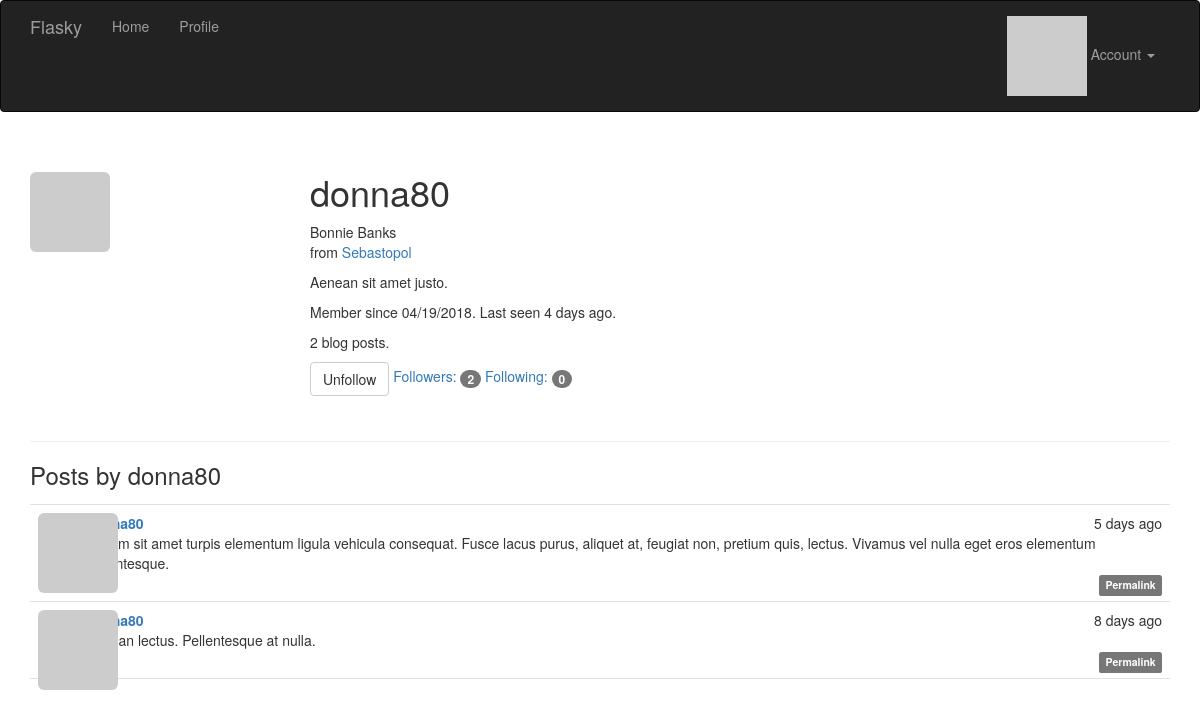
The page /user/donna80 (signed in) on the database its author committed.
### app/models.py (models this page shows, shortened)
class User(UserMixin, db.Model):
    __tablename__ = 'users'
    id = db.Column(db.Integer, primary_key=True)
    email = db.Column(db.String(64), unique=True, index=True)
    username = db.Column(db.String(64), unique=True, index=True)
    password_hash = db.Column(db.String(128))
    confirmed = db.Column(db.Boolean, default=False)
    name = db.Column(db.String(64))
    location = db.Column(db.String(64))
    about_me = db.Column(db.Text())
    member_since = db.Column(db.DateTime(), default=datetime.utcnow)
    last_seen = db.Column(db.DateTime(), default=datetime.utcnow)
    avatar_hash = db.Column(db.String(32))
    role_id = db.Column(db.Integer, db.ForeignKey('roles.id'))
    posts = db.relationship('Post', backref='author', lazy='dynamic')
    followed = db.relationship('Follow', foreign_keys=[Follow.follower_id],
                         backref=db.backref('follower', lazy='joined'),
                         lazy='dynamic',
                         cascade='all, delete-orphan')
    followers = db.relationship('Follow', foreign_keys=[Follow.followed_id],
                         backref=db.backref('followed', lazy='joined'),
                         lazy='dynamic',
                         cascade='all, delete-orphan')
    @property
    def password(self):
        raise AttributeError('password is not a readable attribute')
    def can(self, permissions):                                          # 检查权限
        return self.role is not None and \
               (self.role.permissions & permissions) == permissions
    def is_administrator(self):
        return self.can(Permission.ADMINISTER)                          # 检查管理员权限
    def ping(self):                                                     # 刷新用户的最后访问时间
        self.last_seen = datetime.utcnow()
        db.session.add(self)
    def gravatar(self, size=100, default='identicon', rating='g'):
        url = 'https://secure.gravatar.com/avatar'
        hash = self.avatar_hash or self.gravatar_hash()
        return '{url}/{hash}?s={size}&d={default}&r={rating}'.format(
            url=url, hash=hash, size=size, default=default, rating=rating)
    def is_following(self, user):
        if user.id is None:
            return False
        return self.followed.filter_by(followed_id=user.id).first() is not None

class Post(db.Model):
    __tablename__ = 'posts'
    id = db.Column(db.Integer, primary_key=True)
    body = db.Column(db.Text)
    timestamp = db.Column(db.DateTime, index=True, default=datetime.utcnow)
    body_html = db.Column(db.Text)
    author_id = db.Column(db.Integer, db.ForeignKey('users.id'))

### app/main/views.py (the view)
@main.route('/user/<username>')                                     # 用户资料视图
def user(username):
    user = User.query.filter_by(username=username).first()
    if user is None:
        abort(404)
    posts = user.posts.order_by(Post.timestamp.desc()).all()
    return render_template('user.html', user=user, posts=posts)

### app/auth/views.py (called while the page is built)
@auth.before_app_request                                                    # 8、全局请求的钩子，处理程序中过滤未确认的账户
def before_request():                                                       # 登录但却没有确认的用户只显示一个页面unconfig.html
    if current_user.is_authenticated :
        current_user.ping()                                                 # 更新已登录用户的访问时间
        if not current_user.confirmed \
                and request.endpoint[:5] != 'auth.' :
            return redirect(url_for('auth.unconfirmed'))

### app/main/__init__.py (called while the page is built)
@main.app_context_processor
def inject_permissions():
    return dict(Permission=Permission)

### app/models.py (called while the page is built)
@login_manager.user_loader                                              # 加载用户的回调函数
def load_user(user_id):
    return User.query.get(int(user_id))

### app/templates/user.html (shortened to what this page needs)
{% extends "base.html" %}
{% import "_macros.html" as macros %}
{% block page_content %}
<div class="page-header">
    <img class="img-rounded profile-thumbnail" src="{{ user.gravatar(size=256) }}">
    <div class="profile-header">
        <h1>{{ user.username }}</h1>
        {% if user.name or user.location %}
        <p>
            {% if user.name %}{{ user.name }}<br>{% endif %}
            {% if user.location %}
                from <a href="http://maps.google.com/?q={{ user.location }}">{{ user.location }}</a><br>
            {% endif %}
        </p>
        {% endif %}
        {% if user.about_me %}<p>{{ user.about_me }}</p>{% endif %}
        <p>Member since {{ moment(user.member_since).format('L') }}. Last seen {{ moment(user.last_seen).fromNow() }}.</p>
        <p>{{ user.posts.count() }} blog posts.</p>
        <p>
            {% if current_user.can(Permission.FOLLOW) and user != current_user %}
                {% if not current_user.is_following(user) %}
                <a href="{{ url_for('.follow', username=user.username) }}" class="btn btn-primary">Follow</a>
                {% else %}
                <a href="{{ url_for('.unfollow', username=user.username) }}" class="btn btn-default">Unfollow</a>
                {% endif %}
            {% endif %}
            <a href="{{ url_for('.followers', username=user.username) }}">Followers: <span class="badge">{{ user.followers.count() - 1 }}</span></a>
            <a href="{{ url_for('.followed_by', username=user.username) }}">Following: <span class="badge">{{ user.followed.count() - 1 }}</span></a>
        </p>
    </div>
</div>
<h3>Posts by {{ user.username }}</h3>
{% include '_posts.html' %}
{% endblock %}

### app/templates/base.html (shortened to what this page needs)
{% extends "bootstrap/base.html" %}
{% block head %}
{{ super() }}
<link rel="stylesheet" type="text/css" href="{{ url_for('static', filename='styles.css') }}">
{% endblock %}
{% block navbar %}
<div class="navbar navbar-inverse" role="navigation">
    <div class="container">
        <div class="navbar-header">
            <a class="navbar-brand" href="{{ url_for('main.index') }}">Flasky</a>
        </div>
        <div class="navbar-collapse collapse">
            <ul class="nav navbar-nav">
                <li><a href="{{ url_for('main.index') }}">Home</a></li>
                {% if current_user.is_authenticated %}
                <li><a href="{{ url_for('main.user', username=current_user.username) }}">Profile</a></li>
                {% endif %}
            </ul>
            <ul class="nav navbar-nav navbar-right">
                {% if current_user.is_authenticated %}
                <li class="dropdown">
                    <a href="#" class="dropdown-toggle" data-toggle="dropdown">
                        <img src="{{ current_user.gravatar(size=18) }}">
                        Account <b class="caret"></b>
                    </a>
                </li>
                {% else %}
                <li><a href="{{ url_for('auth.login') }}">Log in</a> </li>
                {% endif %}
            </ul>
        </div>
    </div>
</div>
{% endblock %}
{% block content %}
<div class="container">
    {% block page_content %}{% endblock %}
</div>
{% endblock %}

### app/templates/_posts.html (shortened to what this page needs)
<ul class="posts">
    {% for post in posts %}
    <li class="post">
        <div class="post-thumbnail">
            <a href="{{ url_for('.user', username=post.author.username) }}">
                <img class="img-rounded profile-thumbnail" src="{{ post.author.gravatar(size=40) }}">
            </a>
        </div>
        <div class="post-content">
            <div class="post-date">{{ moment(post.timestamp).fromNow() }}</div>
            <div class="post-author"><a href="{{ url_for('.user', username=post.author.username) }}">{{ post.author.username }}</a></div>
            <div class="post-body">
                {% if post.body_html %}
                    {{ post.body_html | safe }}
                {% else %}
                    {{ post.body }}
                {% endif %}
            </div>
            <div class="post-footer">
                <a href="{{ url_for('.post', id=post.id ) }}">
                    <span class="label label-default">Permalink</span>
                </a>
            </div>
        </div>
    </li>
    {% endfor %}
</ul>

### app/static/styles.css (style rules this page uses)
.profile-thumbnail { position: absolute; }
.profile-header { min-height: 260px; margin-left: 280px; }
ul.posts { list-style-type: none; padding: 0px; margin: 16px 0px 0px 0px; border-top: 1px solid #e0e0e0; }
ul.posts li.post { padding: 8px; border-bottom: 1px solid #e0e0e0; }
div.post-date { float: right; }
div.post-author { font-weight: bold; }
div.post-thumbnail { position: absolute; }
div.post-content { margin-left: 48px; min-height: 48px; }
div.post-footer { text-align: right; }

### rows shown on the page
User: username "donna80", name "Bonnie Banks", location "Sebastopol", about_me "Aenean sit amet justo.", member_since "04/19/2018", last_seen "4 days ago"
Post: timestamp "5 days ago", body "Nullam sit amet turpis elementum ligula vehicula consequat. Fusce lacus purus, aliquet at, feugiat non, pretium quis, lectus. Vivamus vel nulla eget eros elementum pellentesque."
Post: timestamp "8 days ago", body "Aenean lectus. Pellentesque at nulla."

### other values the page prints
{{ user.posts.count() }} "2"
{{ user.followers.count() - 1 }} "2"
{{ user.followed.count() - 1 }} "0"
